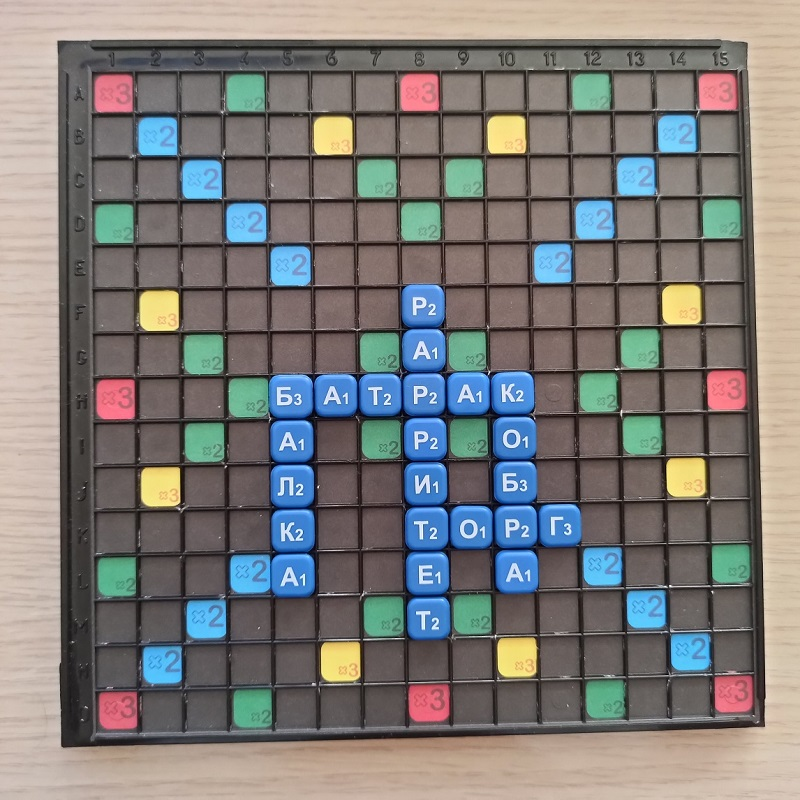
#> input picture CV/test3.jpg, 800 x 800 px
$ jupyter execute Untitled2.ipynb   (shell and % lines are left out)
#> lines starting #> are read from the running program, lines starting #| are printed output that depends on the picture
[cell 1]
from skimage.io import imread
import matplotlib.pyplot as plt
import pandas
from sklearn.cluster import KMeans
import numpy as np
from skimage import img_as_float32, img_as_ubyte
from skimage.restoration import denoise_tv_bregman, denoise_nl_means
import pylab
import math
plt.rcParams["figure.figsize"] = (50,25)

[cell 2]
img = img_as_ubyte(imread('../CV/test3.jpg'))
#> img is the input picture: shape (800, 800, 3); mean R, G, B 125.7, 123.6, 121.6
pylab.imshow(img)

[cell 3]
pixels = pandas.DataFrame(np.reshape(img, (img.shape[0]*img.shape[1], img.shape[2])), columns=['R', 'G', 'B'])
#> pixels = table of 640000 rows and 3 columns

[cell 4]
model = KMeans(n_clusters=2, init='k-means++', random_state=241)
model.fit(pixels.loc[:,'R':'B'])
pixels['Cluster'] = model.predict(pixels.loc[:,'R':'B'])

means = pixels.groupby('Cluster').mean().values
#> means = [[176.5, 177.8, 172.1], [90.82, 86.37, 86.92]]
mean_pixels = [means[x] for x in pixels['Cluster']]
#> mean_pixels = 640000 items
mean_image = np.reshape(mean_pixels, (img.shape[0],img.shape[1],img.shape[2]))
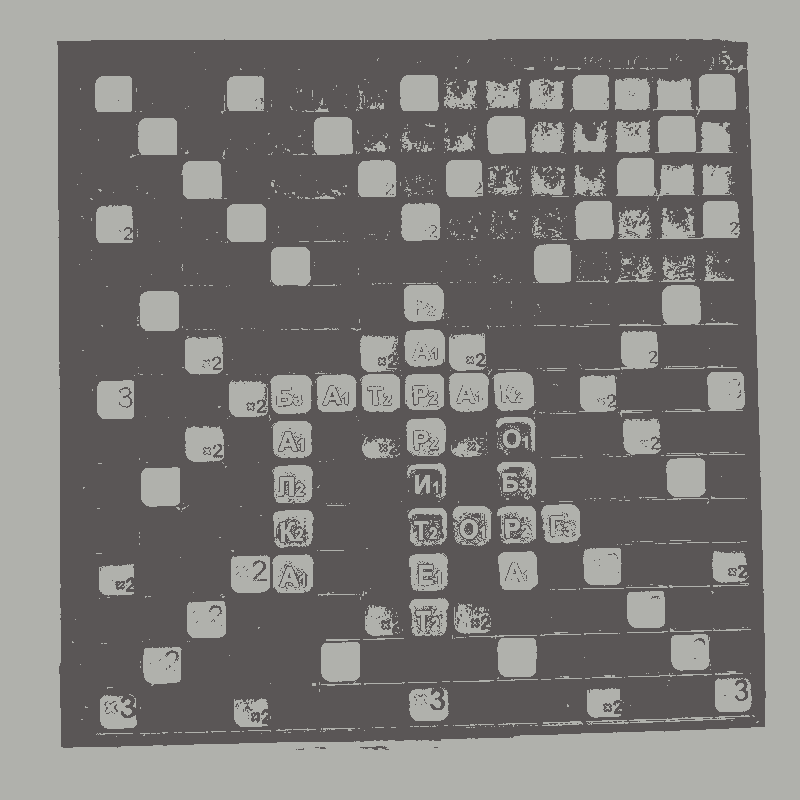
#> mean_image: shape (800, 800, 3) float64; mean R, G, B 125.7, 123.6, 121.6

medians = pixels.groupby('Cluster').median().values
#> medians = [[200, 186, 169], [95, 90, 90]]
median_pixels = [medians[x] for x in pixels['Cluster']]
#> median_pixels = 640000 items
median_image = np.reshape(median_pixels, (img.shape[0],img.shape[1],img.shape[2]))
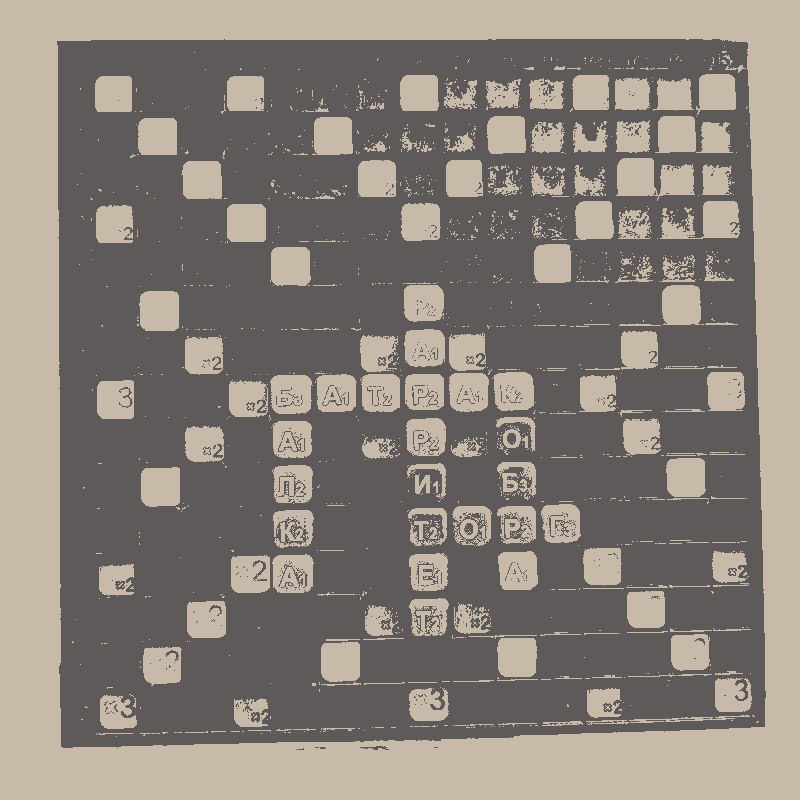
#> median_image: shape (800, 800, 3) float64; mean R, G, B 137.7, 129, 122.1

[cell 5]
img_means = img_as_ubyte(np.array(mean_image, dtype=np.uint8))

[cell 6]
pylab.imshow(img_means)

[cell 7]
pylab.imshow(denoise_tv_bregman(img_means, weight=2))
